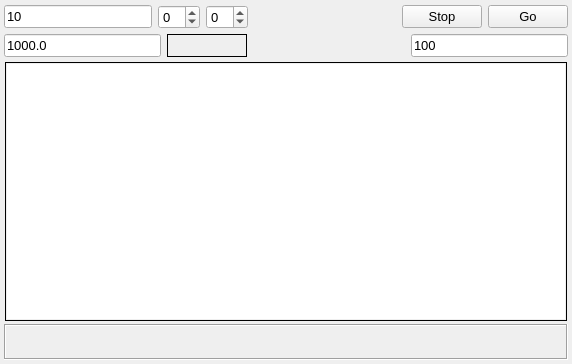
<?xml version="1.0" encoding="UTF-8"?>
<ui version="4.0">
 <class>AiSubWidget</class>
 <widget class="QWidget" name="AiSubWidget">
  <property name="geometry">
   <rect>
    <x>0</x>
    <y>0</y>
    <width>572</width>
    <height>364</height>
   </rect>
  </property>
  <property name="font">
   <font>
    <pointsize>10</pointsize>
   </font>
  </property>
  <property name="windowTitle">
   <string>Form</string>
  </property>
  <layout class="QVBoxLayout" name="verticalLayout_3">
   <property name="spacing">
    <number>2</number>
   </property>
   <property name="leftMargin">
    <number>4</number>
   </property>
   <property name="topMargin">
    <number>4</number>
   </property>
   <property name="rightMargin">
    <number>4</number>
   </property>
   <property name="bottomMargin">
    <number>4</number>
   </property>
   <item>
    <widget class="QFrame" name="frame">
     <property name="sizePolicy">
      <sizepolicy hsizetype="Preferred" vsizetype="Minimum">
       <horstretch>0</horstretch>
       <verstretch>0</verstretch>
      </sizepolicy>
     </property>
     <property name="minimumSize">
      <size>
       <width>0</width>
       <height>0</height>
      </size>
     </property>
     <property name="maximumSize">
      <size>
       <width>16777215</width>
       <height>33</height>
      </size>
     </property>
     <property name="frameShape">
      <enum>QFrame::NoFrame</enum>
     </property>
     <property name="frameShadow">
      <enum>QFrame::Raised</enum>
     </property>
     <layout class="QHBoxLayout" name="horizontalLayout">
      <property name="leftMargin">
       <number>0</number>
      </property>
      <property name="topMargin">
       <number>1</number>
      </property>
      <property name="rightMargin">
       <number>0</number>
      </property>
      <property name="bottomMargin">
       <number>1</number>
      </property>
      <item>
       <widget class="QLineEdit" name="leNumSamples">
        <property name="toolTip">
         <string>Samples per channel</string>
        </property>
        <property name="text">
         <string>10</string>
        </property>
       </widget>
      </item>
      <item>
       <widget class="QSpinBox" name="spnLowChan">
        <property name="toolTip">
         <string>Low channel</string>
        </property>
        <property name="minimum">
         <number>-1</number>
        </property>
       </widget>
      </item>
      <item>
       <widget class="QSpinBox" name="spnHighChan">
        <property name="toolTip">
         <string>High channel</string>
        </property>
        <property name="minimum">
         <number>-1</number>
        </property>
       </widget>
      </item>
      <item>
       <spacer name="horizontalSpacer">
        <property name="orientation">
         <enum>Qt::Horizontal</enum>
        </property>
        <property name="sizeHint" stdset="0">
         <size>
          <width>40</width>
          <height>20</height>
         </size>
        </property>
       </spacer>
      </item>
      <item>
       <widget class="QPushButton" name="cmdStop">
        <property name="text">
         <string>Stop</string>
        </property>
       </widget>
      </item>
      <item>
       <widget class="QPushButton" name="cmdGo">
        <property name="text">
         <string>Go</string>
        </property>
       </widget>
      </item>
     </layout>
    </widget>
   </item>
   <item>
    <widget class="QFrame" name="fraScan">
     <property name="minimumSize">
      <size>
       <width>0</width>
       <height>0</height>
      </size>
     </property>
     <property name="maximumSize">
      <size>
       <width>16777215</width>
       <height>33</height>
      </size>
     </property>
     <property name="frameShape">
      <enum>QFrame::NoFrame</enum>
     </property>
     <property name="frameShadow">
      <enum>QFrame::Raised</enum>
     </property>
     <layout class="QHBoxLayout" name="horizontalLayout_3">
      <property name="leftMargin">
       <number>0</number>
      </property>
      <property name="topMargin">
       <number>2</number>
      </property>
      <property name="rightMargin">
       <number>0</number>
      </property>
      <property name="bottomMargin">
       <number>2</number>
      </property>
      <item>
       <widget class="QLineEdit" name="leRate">
        <property name="toolTip">
         <string>Rate</string>
        </property>
        <property name="text">
         <string>1000.0</string>
        </property>
       </widget>
      </item>
      <item>
       <widget class="QLabel" name="lblRateReturned">
        <property name="sizePolicy">
         <sizepolicy hsizetype="Minimum" vsizetype="Minimum">
          <horstretch>0</horstretch>
          <verstretch>0</verstretch>
         </sizepolicy>
        </property>
        <property name="minimumSize">
         <size>
          <width>80</width>
          <height>20</height>
         </size>
        </property>
        <property name="toolTip">
         <string>Actual rate returned</string>
        </property>
        <property name="frameShape">
         <enum>QFrame::Box</enum>
        </property>
        <property name="text">
         <string/>
        </property>
       </widget>
      </item>
      <item>
       <spacer name="horizontalSpacer_3">
        <property name="orientation">
         <enum>Qt::Horizontal</enum>
        </property>
        <property name="sizeHint" stdset="0">
         <size>
          <width>136</width>
          <height>20</height>
         </size>
        </property>
       </spacer>
      </item>
      <item>
       <widget class="QLineEdit" name="leBlockSize">
        <property name="toolTip">
         <string>Block size</string>
        </property>
        <property name="text">
         <string>100</string>
        </property>
       </widget>
      </item>
     </layout>
    </widget>
   </item>
   <item>
    <widget class="QFrame" name="fraData">
     <property name="frameShape">
      <enum>QFrame::NoFrame</enum>
     </property>
     <property name="frameShadow">
      <enum>QFrame::Raised</enum>
     </property>
     <layout class="QVBoxLayout" name="verticalLayout">
      <property name="leftMargin">
       <number>1</number>
      </property>
      <property name="topMargin">
       <number>1</number>
      </property>
      <property name="rightMargin">
       <number>1</number>
      </property>
      <property name="bottomMargin">
       <number>1</number>
      </property>
      <item>
       <widget class="QStackedWidget" name="stackedWidget">
        <property name="frameShape">
         <enum>QFrame::Box</enum>
        </property>
        <property name="currentIndex">
         <number>0</number>
        </property>
        <widget class="QWidget" name="pgText">
         <layout class="QVBoxLayout" name="verticalLayout_4">
          <property name="spacing">
           <number>4</number>
          </property>
          <property name="leftMargin">
           <number>1</number>
          </property>
          <property name="topMargin">
           <number>1</number>
          </property>
          <property name="rightMargin">
           <number>1</number>
          </property>
          <property name="bottomMargin">
           <number>1</number>
          </property>
          <item>
           <widget class="QTextEdit" name="teShowValues">
            <property name="sizePolicy">
             <sizepolicy hsizetype="Preferred" vsizetype="Preferred">
              <horstretch>0</horstretch>
              <verstretch>0</verstretch>
             </sizepolicy>
            </property>
            <property name="font">
             <font>
              <family>Courier 10 Pitch</family>
             </font>
            </property>
            <property name="focusPolicy">
             <enum>Qt::NoFocus</enum>
            </property>
            <property name="frameShape">
             <enum>QFrame::NoFrame</enum>
            </property>
            <property name="frameShadow">
             <enum>QFrame::Plain</enum>
            </property>
            <property name="tabStopWidth">
             <number>32</number>
            </property>
           </widget>
          </item>
         </layout>
        </widget>
        <widget class="QWidget" name="pgPlot">
         <layout class="QVBoxLayout" name="verticalLayout_2" stretch="10,1">
          <property name="spacing">
           <number>4</number>
          </property>
          <property name="leftMargin">
           <number>1</number>
          </property>
          <property name="topMargin">
           <number>1</number>
          </property>
          <property name="rightMargin">
           <number>1</number>
          </property>
          <property name="bottomMargin">
           <number>1</number>
          </property>
          <item>
           <widget class="QCustomPlot" name="AiPlot" native="true"/>
          </item>
          <item>
           <widget class="QFrame" name="fraPlotCtl">
            <property name="font">
             <font>
              <pointsize>8</pointsize>
             </font>
            </property>
            <property name="frameShape">
             <enum>QFrame::StyledPanel</enum>
            </property>
            <property name="frameShadow">
             <enum>QFrame::Raised</enum>
            </property>
            <layout class="QHBoxLayout" name="horizontalLayout_4">
             <property name="leftMargin">
              <number>4</number>
             </property>
             <property name="topMargin">
              <number>0</number>
             </property>
             <property name="rightMargin">
              <number>4</number>
             </property>
             <property name="bottomMargin">
              <number>0</number>
             </property>
             <item>
              <widget class="QRadioButton" name="rbFullScale">
               <property name="maximumSize">
                <size>
                 <width>16777215</width>
                 <height>20</height>
                </size>
               </property>
               <property name="text">
                <string>Full scale</string>
               </property>
               <property name="checked">
                <bool>true</bool>
               </property>
              </widget>
             </item>
             <item>
              <widget class="QRadioButton" name="rbAutoScale">
               <property name="maximumSize">
                <size>
                 <width>16777215</width>
                 <height>20</height>
                </size>
               </property>
               <property name="text">
                <string>Autoscale</string>
               </property>
              </widget>
             </item>
             <item>
              <spacer name="horizontalSpacer_2">
               <property name="orientation">
                <enum>Qt::Horizontal</enum>
               </property>
               <property name="sizeHint" stdset="0">
                <size>
                 <width>342</width>
                 <height>20</height>
                </size>
               </property>
              </spacer>
             </item>
             <item>
              <widget class="QFrame" name="fraPlotSel">
               <property name="frameShape">
                <enum>QFrame::NoFrame</enum>
               </property>
               <property name="frameShadow">
                <enum>QFrame::Raised</enum>
               </property>
               <layout class="QHBoxLayout" name="horizontalLayout_2">
                <property name="leftMargin">
                 <number>0</number>
                </property>
                <property name="topMargin">
                 <number>0</number>
                </property>
                <property name="rightMargin">
                 <number>0</number>
                </property>
                <property name="bottomMargin">
                 <number>0</number>
                </property>
                <item>
                 <widget class="QRadioButton" name="rbPlot0">
                  <property name="styleSheet">
                   <string notr="true">color: blue;</string>
                  </property>
                  <property name="text">
                   <string/>
                  </property>
                  <property name="checked">
                   <bool>true</bool>
                  </property>
                  <property name="autoExclusive">
                   <bool>false</bool>
                  </property>
                 </widget>
                </item>
                <item>
                 <widget class="QRadioButton" name="rbPlot1">
                  <property name="styleSheet">
                   <string notr="true">color: red;</string>
                  </property>
                  <property name="text">
                   <string/>
                  </property>
                  <property name="checked">
                   <bool>true</bool>
                  </property>
                  <property name="autoExclusive">
                   <bool>false</bool>
                  </property>
                 </widget>
                </item>
                <item>
                 <widget class="QRadioButton" name="rbPlot2">
                  <property name="styleSheet">
                   <string notr="true">color: green;</string>
                  </property>
                  <property name="text">
                   <string/>
                  </property>
                  <property name="checked">
                   <bool>true</bool>
                  </property>
                  <property name="autoExclusive">
                   <bool>false</bool>
                  </property>
                 </widget>
                </item>
                <item>
                 <widget class="QRadioButton" name="rbPlot3">
                  <property name="styleSheet">
                   <string notr="true">color: cyan;</string>
                  </property>
                  <property name="text">
                   <string/>
                  </property>
                  <property name="checked">
                   <bool>true</bool>
                  </property>
                  <property name="autoExclusive">
                   <bool>false</bool>
                  </property>
                 </widget>
                </item>
                <item>
                 <widget class="QRadioButton" name="rbPlot4">
                  <property name="styleSheet">
                   <string notr="true">color: darkCyan;</string>
                  </property>
                  <property name="text">
                   <string/>
                  </property>
                  <property name="checked">
                   <bool>true</bool>
                  </property>
                  <property name="autoExclusive">
                   <bool>false</bool>
                  </property>
                 </widget>
                </item>
                <item>
                 <widget class="QRadioButton" name="rbPlot5">
                  <property name="styleSheet">
                   <string notr="true">color: magenta;</string>
                  </property>
                  <property name="text">
                   <string/>
                  </property>
                  <property name="checked">
                   <bool>true</bool>
                  </property>
                  <property name="autoExclusive">
                   <bool>false</bool>
                  </property>
                 </widget>
                </item>
                <item>
                 <widget class="QRadioButton" name="rbPlot6">
                  <property name="styleSheet">
                   <string notr="true">color: gray;</string>
                  </property>
                  <property name="text">
                   <string/>
                  </property>
                  <property name="checked">
                   <bool>true</bool>
                  </property>
                  <property name="autoExclusive">
                   <bool>false</bool>
                  </property>
                 </widget>
                </item>
                <item>
                 <widget class="QRadioButton" name="rbPlot7">
                  <property name="styleSheet">
                   <string notr="true"/>
                  </property>
                  <property name="text">
                   <string/>
                  </property>
                  <property name="checked">
                   <bool>true</bool>
                  </property>
                  <property name="autoExclusive">
                   <bool>false</bool>
                  </property>
                 </widget>
                </item>
               </layout>
              </widget>
             </item>
            </layout>
           </widget>
          </item>
         </layout>
        </widget>
       </widget>
      </item>
     </layout>
    </widget>
   </item>
   <item>
    <widget class="QFrame" name="fraInfoStat">
     <property name="font">
      <font>
       <family>Courier 10 Pitch</family>
       <pointsize>8</pointsize>
      </font>
     </property>
     <property name="frameShape">
      <enum>QFrame::Box</enum>
     </property>
     <property name="frameShadow">
      <enum>QFrame::Sunken</enum>
     </property>
     <layout class="QVBoxLayout" name="verticalLayout_6">
      <property name="spacing">
       <number>0</number>
      </property>
      <property name="leftMargin">
       <number>0</number>
      </property>
      <property name="topMargin">
       <number>0</number>
      </property>
      <property name="rightMargin">
       <number>0</number>
      </property>
      <property name="bottomMargin">
       <number>0</number>
      </property>
      <item>
       <widget class="QLabel" name="lblInfo">
        <property name="sizePolicy">
         <sizepolicy hsizetype="Preferred" vsizetype="Minimum">
          <horstretch>0</horstretch>
          <verstretch>0</verstretch>
         </sizepolicy>
        </property>
        <property name="minimumSize">
         <size>
          <width>400</width>
          <height>16</height>
         </size>
        </property>
        <property name="maximumSize">
         <size>
          <width>16777215</width>
          <height>16</height>
         </size>
        </property>
        <property name="text">
         <string/>
        </property>
        <property name="margin">
         <number>2</number>
        </property>
       </widget>
      </item>
      <item>
       <widget class="QLabel" name="lblStatus">
        <property name="sizePolicy">
         <sizepolicy hsizetype="Preferred" vsizetype="Minimum">
          <horstretch>0</horstretch>
          <verstretch>0</verstretch>
         </sizepolicy>
        </property>
        <property name="minimumSize">
         <size>
          <width>400</width>
          <height>16</height>
         </size>
        </property>
        <property name="maximumSize">
         <size>
          <width>16777215</width>
          <height>16</height>
         </size>
        </property>
        <property name="text">
         <string/>
        </property>
        <property name="margin">
         <number>2</number>
        </property>
       </widget>
      </item>
     </layout>
    </widget>
   </item>
  </layout>
 </widget>
 <customwidgets>
  <customwidget>
   <class>QCustomPlot</class>
   <extends>QWidget</extends>
   <header>qcustomplot.h</header>
   <container>1</container>
  </customwidget>
 </customwidgets>
 <tabstops>
  <tabstop>cmdGo</tabstop>
  <tabstop>leNumSamples</tabstop>
  <tabstop>spnLowChan</tabstop>
  <tabstop>spnHighChan</tabstop>
  <tabstop>leRate</tabstop>
  <tabstop>leBlockSize</tabstop>
  <tabstop>teShowValues</tabstop>
  <tabstop>cmdStop</tabstop>
 </tabstops>
 <resources/>
 <connections/>
</ui>
